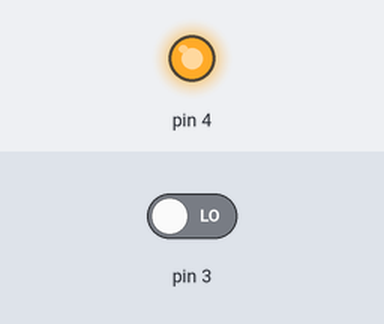
Bench run of a sketch on a simulated Arduino Uno, built with avr-gcc and run on an emulated ATmega328P. Parts: output pins drawn as LEDs (lit = HIGH). The inputs (shaded band) are chosen by the test bench; at power-on: pin 3 LOW.

Above: at 1.2 s.
1.3 s: pin 3 driven HIGH
At 1.6 s:
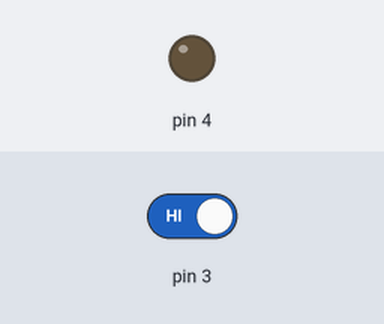
2.8 s: pin 3 driven LOW
At 4.0 s:
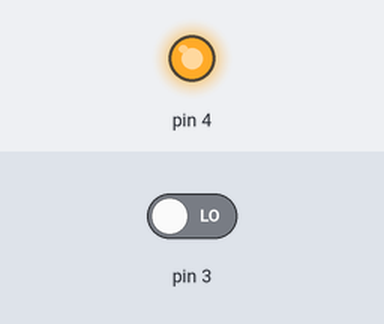
Timing chart, 0 to 5.8 s (numbered marks = the images above; inputs shaded):
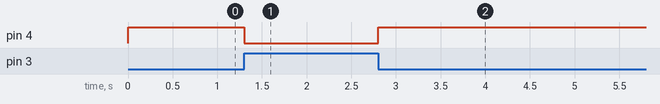

The sketch:

codigo.ino
```cpp
int var1;

void setup()
{
  pinMode(3,INPUT);
  pinMode(4,OUTPUT);
  Serial.begin(9600);
}

void loop()
{
  var1 = digitalRead(3);
  if(var1){
  digitalWrite(4,LOW);
  }else{
  digitalWrite(4,HIGH);
  }

}
```

Measured:
- after the input at 1.3 s, pin 4: HIGH → LOW at once
- after the input at 2.8 s, pin 4: LOW → HIGH at once
